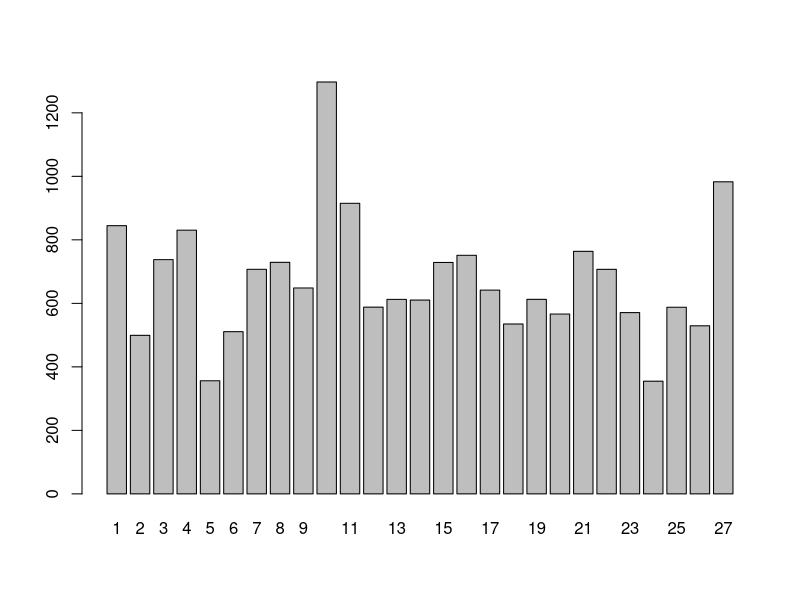
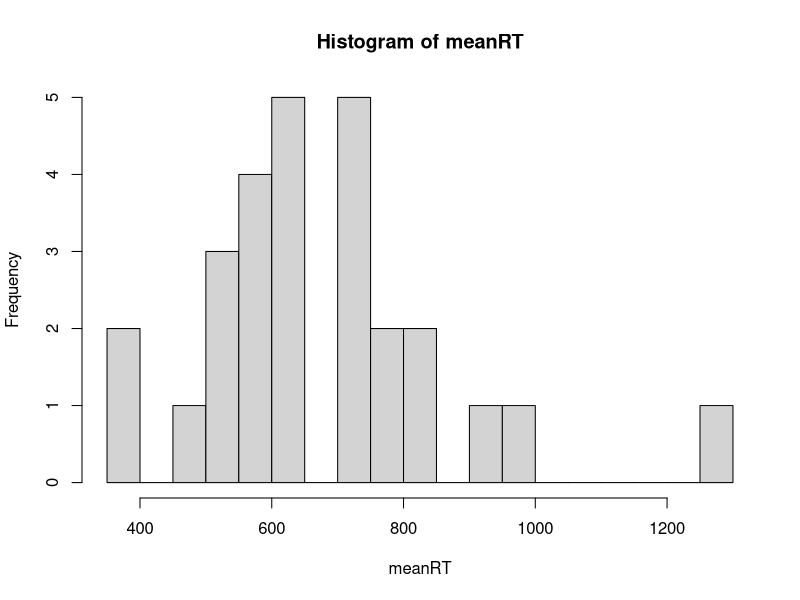
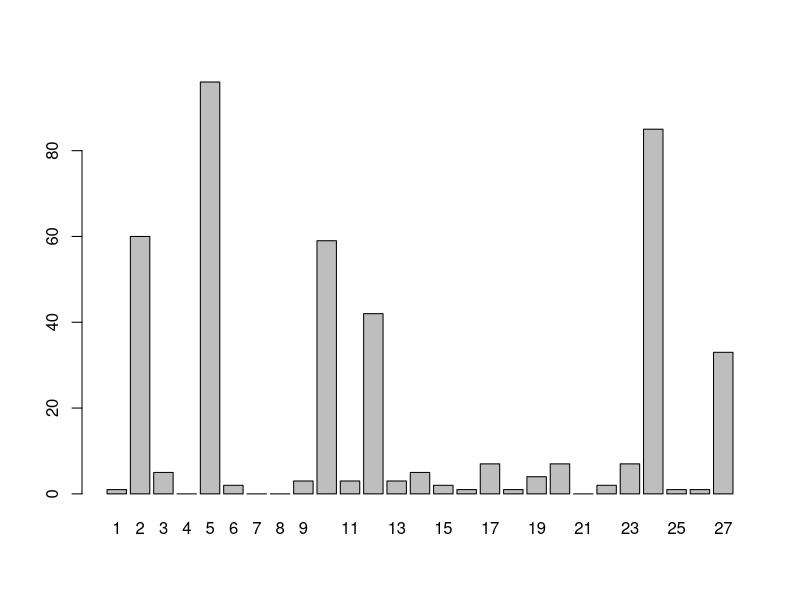
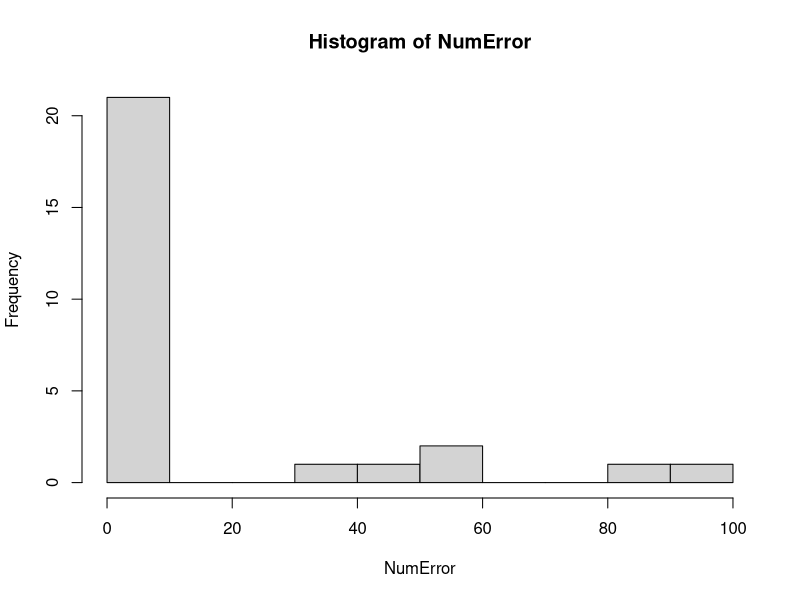

Generate these figures, in order, with R:
#Look for bad subs or trials

dat2 = read.delim("Block2Reorganized.txt", stringsAsFactors=F)


# Look for people with insanely fast RTs -- they're just jamming a button
meanRT = tapply(dat2$RT, INDEX=dat2$Subno, FUN=mean)
meanRT
barplot(meanRT)
hist(meanRT, breaks=20)
# Sub 5 and Sub 24 have mean < 400 ms (that's pretty fast). Consider throwing out?

# who's doing shitty?

NumError = tapply(dat2$Error, INDEX=dat2$Subno, FUN=sum, na.rm=T)
NumError
barplot(NumError)
hist(NumError, breaks=10)

# How many errors is acceptable?
# Probability of getting trial correct by chance is 50%
# so what's the critical number of correct trials to be 
# not an asshole, p<.01?
alpha = .01
qbinom(p = 1-alpha, 
       size = 192,    #number of trials
       prob=.5)
# grab subjects who got <112 correct
NumCorrect = 192 - tapply(dat2$Error, dat2$Subno, FUN=sum)
badTab = NumCorrect[NumCorrect < 112]

# make a log of it
badSubs = data.frame("Subno" = names(badTab),
                      "correctCount" = badTab,
                      "reason" = "Bad accuracy, fast RT")


write.table(badSubs, file="badSubs.txt", sep="\t", row.names=F)

